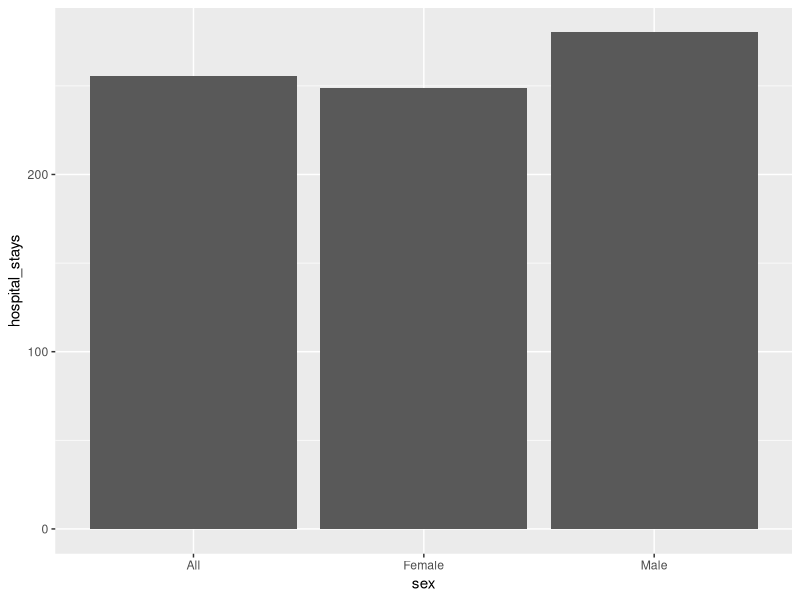
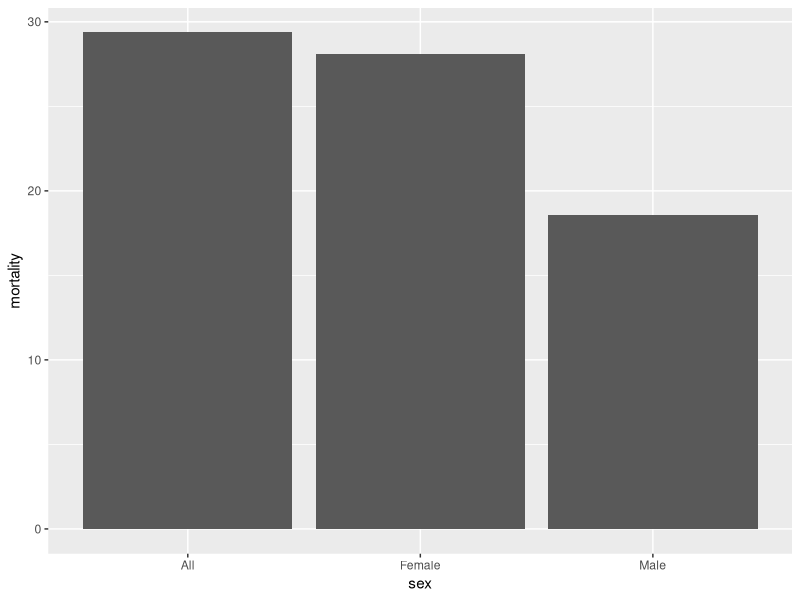
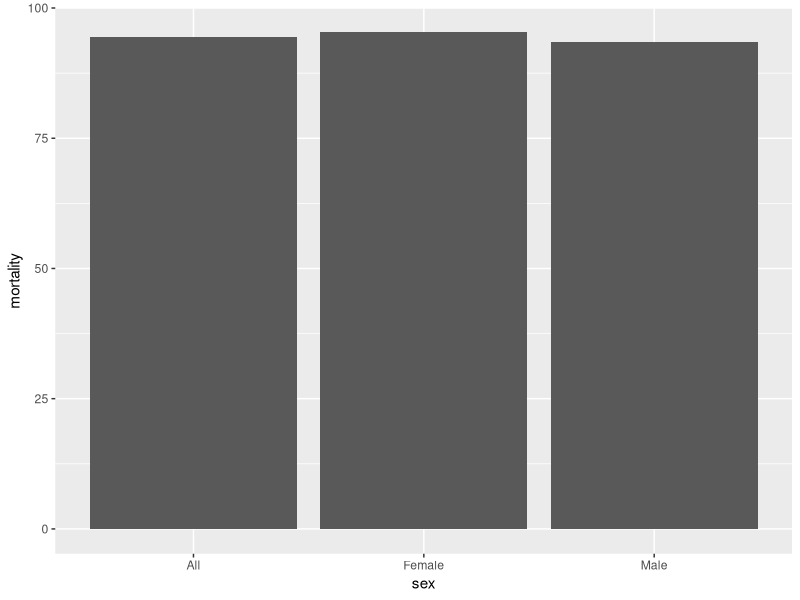
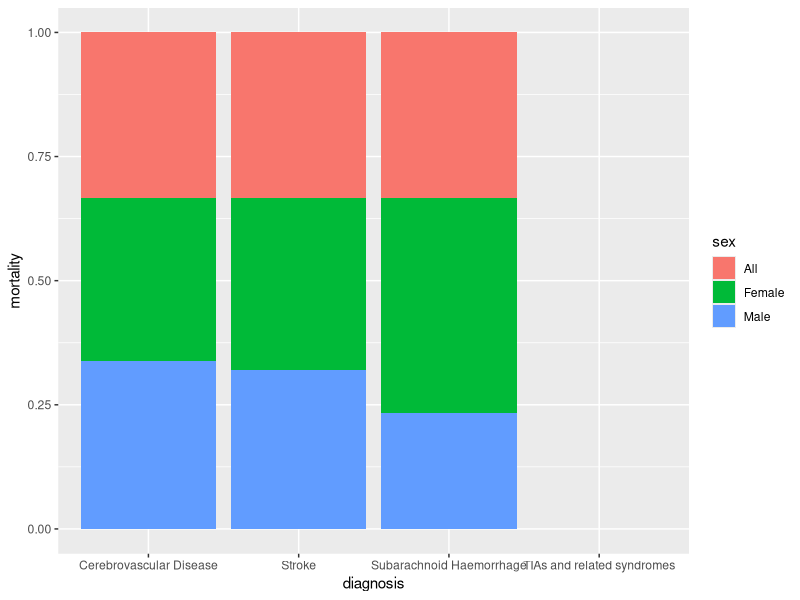
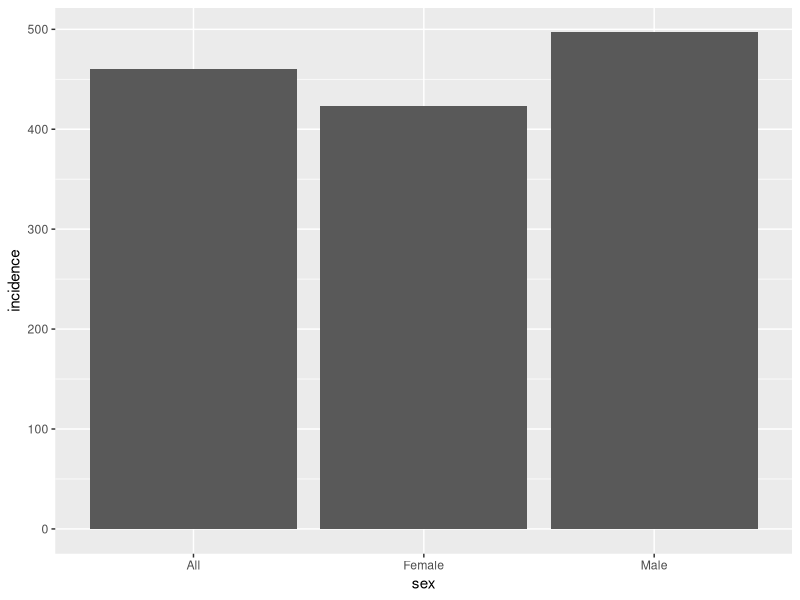
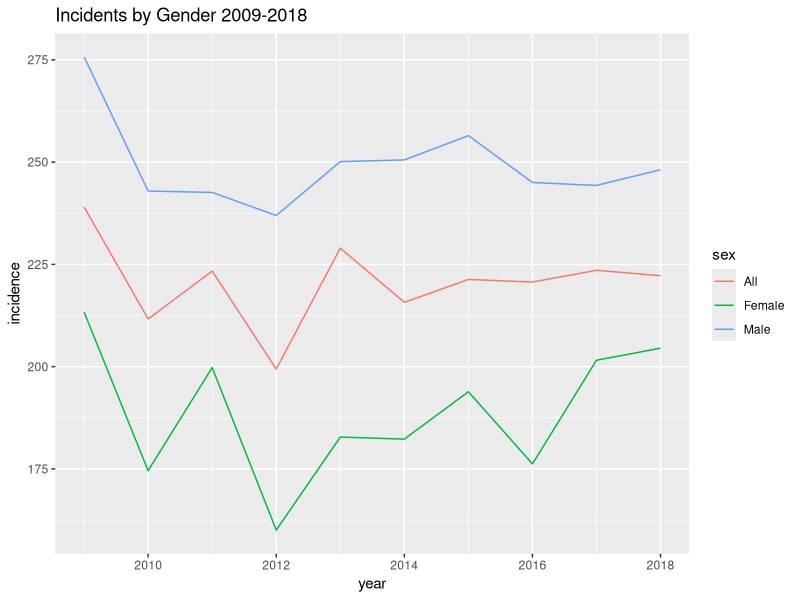
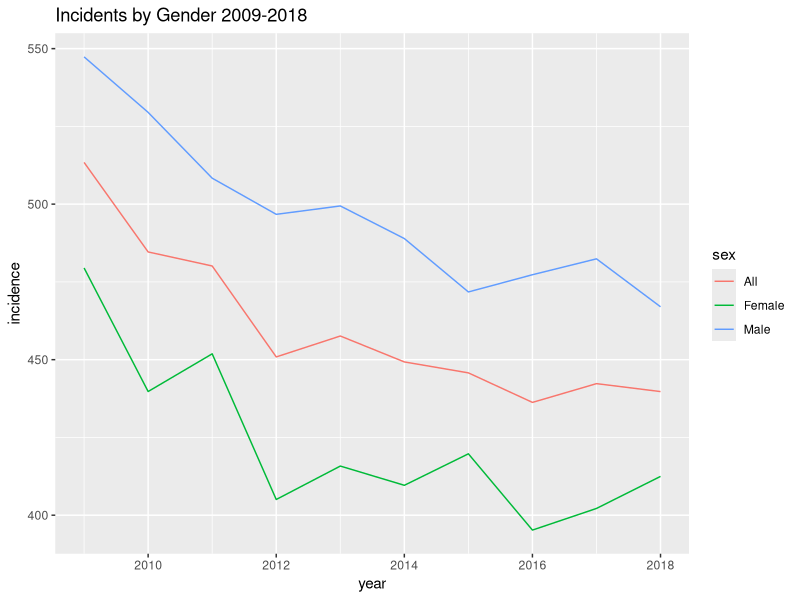
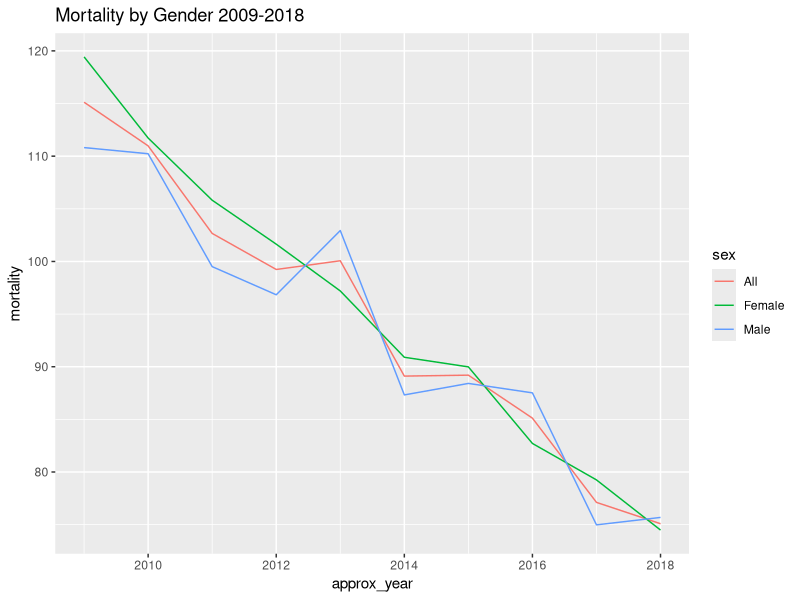

R code for these plots, in order:
## ---- chunk 1
library(tidyverse)
## ---- chunk 2
council_strokesbyca <- read_csv("../../data/clean_data/strokes_byca.csv",
                                col_types = cols(hospitalstays = col_double(),
                                            crude_rate_stays = col_double()))
healthboard_strokesbyhb <- read_csv("../../data/clean_data/strokes_byhb.csv",
                                col_types = cols(hospitalstays = col_double(),
                                            crude_rate_stays = col_double()))

incidence_by_hb <- read_csv("../../data/clean_data/incidence_byhb.csv")
## ---- chunk 3
council_strokesbyca %>% 
  group_by(sex) %>% 
  summarise(hospital_stays = mean(crude_rate_stays, na.rm = TRUE)) %>% 
  ggplot() +
  aes(x = sex, y = hospital_stays) +
  geom_col()
## ---- chunk 4
council_strokesbyca %>% 
  group_by(sex) %>% 
  summarise(mortality = mean(crude_rate_mortality, na.rm = TRUE)) %>% 
  ggplot() +
  aes(x = sex, y = mortality) +
  geom_col()
## ---- chunk 5
council_strokesbyca %>% 
  group_by(sex) %>% 
  summarise(mortality = mean(easr_mortality, na.rm = TRUE)) %>% 
  ggplot() +
  aes(x = sex, y = mortality) +
  geom_col()
## ---- chunk 6
council_strokesbyca %>% 
  group_by(sex, diagnosis) %>%
  summarise(mortality = mean(easr_mortality, na.rm = TRUE)) %>% 
  ggplot() +
    aes(x = diagnosis, y = mortality, group = sex, fill = sex) +
  geom_col(position = "fill")
## ---- chunk 7
incidence_by_hb %>% 
  group_by(sex) %>% 
  summarise(incidence = mean(easr, na.rm = TRUE)) %>% 
  ggplot() +
  aes(x = sex, y = incidence) +
  geom_col()
## ---- chunk 8
incidence_by_hb %>% 
  group_by(sex, year) %>% 
  summarise(incidence = median(easr, na.rm = TRUE)) %>% 
  ggplot() +
  aes(x = year, y = incidence, group = sex, col = sex) +
  geom_line() +
  labs(
    title = "Incidents by Gender 2009-2018"
  )
## ---- chunk 9
incidence_by_hb %>% 
  group_by(sex, year) %>% 
  summarise(incidence = mean(easr, na.rm = TRUE)) %>% 
  ggplot() +
  aes(x = year, y = incidence, group = sex, col = sex) +
  geom_line() +
  labs(
    title = "Incidents by Gender 2009-2018"
  )
## ---- chunk 10
council_strokesbyca %>% 
  group_by(sex, approx_year) %>% 
  summarise(mortality = mean(easr_mortality, na.rm = TRUE)) %>% 
  ggplot() +
  aes(x = approx_year, y = mortality, group = sex, col = sex) +
  geom_line() +
  labs(
    title = "Mortality by Gender 2009-2018"
  )
## ---- chunk 11
council_strokesbyca %>% 
  group_by(age_group) %>% 
  summarise(hospital_stays = mean(crude_rate_stays, na.rm = TRUE)) %>% 
  ggplot() +
  aes(x = age_group, y = hospital_stays) +
  geom_col()
## ---- chunk 12
council_strokesbyca %>% 
  group_by(age_group) %>% 
  summarise(mortality = mean(easr_mortality, na.rm = TRUE)) %>% 
  ggplot() +
  aes(x = age_group, y = mortality) +
  geom_col()
## ---- chunk 13
council_strokesbyca %>% 
  group_by(age_group, approx_year) %>% 
  summarise(hospital_stays = mean(crude_rate_stays, na.rm = TRUE)) %>% 
  ggplot() +
  aes(x = approx_year, y = hospital_stays, group = age_group, col = age_group) +
  geom_line()
## ---- chunk 14
council_strokesbyca %>% 
  group_by(age_group, approx_year) %>% 
  summarise(mortality = mean(easr_mortality, na.rm = TRUE)) %>% 
  ggplot() +
  aes(x = approx_year, y = mortality, group = age_group, col = age_group) +
  geom_line()
## ---- chunk 15
council_strokesbyca %>% 
  group_by(age_group, diagnosis) %>%
  summarise(mortality = mean(easr_mortality, na.rm = TRUE)) %>% 
  ggplot() +
    aes(x = diagnosis, y = mortality, group = age_group, fill = age_group) +
  geom_col(position = "fill")
## ---- chunk 16
council_strokesbyca %>% 
  group_by(age_group, diagnosis) %>%
  summarise(mortality = mean(easr_mortality, na.rm = TRUE)) %>% 
  ggplot() +
    aes(x = age_group, y = mortality, group = diagnosis, fill = diagnosis) +
  geom_col(position = "fill") +
  theme(axis.text.x = element_text(angle = 90, vjust = 0.5, hjust=1)) +
  labs(
    title = "Proportion of diagnoses by age group"
  )
## ---- chunk 17
council_strokesbyca %>% 
  filter(diagnosis == "Subarachnoid Haemorrhage") %>% 
  group_by(age_group, approx_year) %>% 
  summarise(mortality = mean(easr_mortality, na.rm = TRUE)) %>% 
  ggplot() +
  aes(x = approx_year, y = mortality, group = age_group, col = age_group) +
  geom_line()
## ---- chunk 18
council_strokesbyca %>% 
  filter(age_group != "All" & age_group != "under75 years") %>% 
  group_by(age_group, approx_year, diagnosis) %>% 
  summarise(mortality = mean(easr_mortality, na.rm = TRUE)) %>% 
  ggplot() +
  aes(x = approx_year, y = mortality, group = diagnosis, col = diagnosis) +
  geom_line() +
  facet_wrap(~age_group)
## ---- chunk 19
incidence_by_hb %>% 
  group_by(age) %>% 
  summarise(incidence = mean(easr, na.rm = TRUE)) %>% 
  ggplot() +
  aes(x = age, y = incidence) +
  geom_col()
## ---- chunk 20
council_strokesbyca %>% 
  group_by(age_group, sex) %>% 
  summarise(stays = mean(crude_rate_stays, na.rm = TRUE)) %>% 
  ggplot() +
  aes(x = age_group, y = stays, group = sex, fill = sex) +
  geom_col(position = "dodge")
## ---- chunk 21
council_strokesbyca %>% 
  group_by(age_group, sex) %>% 
  summarise(mortality = mean(easr_mortality, na.rm = TRUE)) %>% 
  ggplot() +
  aes(x = age_group, y = mortality, group = sex, fill = sex) +
  geom_col(position = "dodge")
## ---- chunk 22
council_strokesbyca %>% 
  group_by(age_group, sex) %>% 
  summarise(mortality = mean(crude_rate_mortality, na.rm = TRUE)) %>% 
  ggplot() +
  aes(x = age_group, y = mortality, group = sex, fill = sex) +
  geom_col(position = "dodge")
## ---- chunk 23
council_strokesbyca %>% 
  group_by(sex, age_group, diagnosis) %>%
  summarise(mortality = mean(easr_mortality, na.rm = TRUE)) %>% 
  ggplot() +
    aes(x = age_group, y = mortality, group = diagnosis, fill = diagnosis) +
  geom_col(position = "fill") +
  facet_wrap(~sex) +
  theme(axis.text.x = element_text(angle = 90, vjust = 0.5, hjust=1))
## ---- chunk 24
incidence_by_hb %>% 
  group_by(sex, age) %>% 
  summarise(incidence = mean(easr, na.rm = TRUE)) %>% 
  ggplot() +
  aes(x = age, y = incidence, group = sex, fill = sex) +
  geom_col(position = "dodge")
## ---- chunk 25
healthboard_strokesbyhb %>% 
  group_by(healthboard_area_named) %>% 
  summarise(hospital_stays = mean(crude_rate_stays, na.rm = TRUE)) %>% 
  ggplot() +
  aes(x = reorder(healthboard_area_named, -hospital_stays), y = hospital_stays) +
  geom_col() +
  theme(axis.text.x = element_text(angle = 90, vjust = 0.5, hjust=1))
## ---- chunk 26
healthboard_strokesbyhb %>% 
  group_by(healthboard_area_named) %>% 
  summarise(mortality = mean(easr_mortality, na.rm = TRUE)) %>% 
  ggplot() +
  aes(x = reorder(healthboard_area_named, -mortality), y = mortality) +
  geom_col() +
  theme(axis.text.x = element_text(angle = 90, vjust = 0.5, hjust=1))
## ---- chunk 27
incidence_by_hb %>% 
  group_by(health_board) %>% 
  summarise(incidence = mean(easr, na.rm = TRUE)) %>% 
  ggplot(aes(x = reorder(health_board, -incidence), y = incidence)) +
  geom_col() +
  theme(axis.text.x = element_text(angle = 90, vjust = 0.5, hjust=1))
## ---- chunk 28
healthboard_table <- healthboard_strokesbyhb %>% 
  group_by(healthboard_area_named) %>% 
  summarise(hospital_stays = mean(crude_rate_stays, na.rm = TRUE),
            mortality = mean(easr_mortality, na.rm = TRUE)
  ) 

healthboard_table <- incidence_by_hb %>% 
  group_by(health_board) %>% 
  summarise(incidence = mean(easr, na.rm = TRUE)) %>%
  mutate(health_board = if_else(
    str_detect(health_board, "NHS"),
    str_sub(health_board, start = 5, end = -1),
    health_board
    )
  ) %>% 
  full_join(healthboard_table, by = c("health_board" = "healthboard_area_named"))
## ---- chunk 29
healthboard_table %>% 
  ggplot(aes(x = incidence, y = hospital_stays)) +
  geom_point() +
  geom_text(aes(label = health_board), hjust = -.2) +
  labs(
    title = "Comparing incidence rates and hospital visits by Health Board"
  )
## ---- chunk 30
healthboard_table %>% 
  ggplot(aes(x = incidence, y = mortality)) +
  geom_point() +
  geom_smooth(method = "lm", se = FALSE) +
  geom_text(aes(label = health_board), hjust = -.2) +
  labs(
    title = "Mortalities per incident by Health Board"
  )
## ---- chunk 31
# group = health_board, x = year, y = mortality
healthboard_strokesbyhb %>% 
  group_by(healthboard_area_named, approx_year) %>% 
  summarise(mortality = mean(easr_mortality, na.rm = TRUE)) %>% 
  ggplot() +
  aes(x = approx_year, y = mortality, group = healthboard_area_named, col = healthboard_area_named) +
  geom_line() +
  geom_point()
  
## ---- chunk 32
high_mortality_healthboard_2018 <- healthboard_strokesbyhb %>% 
  filter(approx_year == 2018) %>% 
  group_by(healthboard_area_named) %>% 
  summarise(mortality = mean(easr_mortality, na.rm = TRUE)) %>% 
  slice_max(mortality, n = 8) %>% 
  pull(healthboard_area_named)

low_mortality_healthboard_2018 <- healthboard_strokesbyhb %>%  
  filter(approx_year == 2018) %>% 
  group_by(healthboard_area_named) %>% 
  summarise(mortality = mean(easr_mortality, na.rm = TRUE)) %>% 
  slice_min(mortality, n = 9) %>% 
  pull(healthboard_area_named)
## ---- chunk 33
healthboard_strokesbyhb %>% 
  filter(healthboard_area_named %in% high_mortality_healthboard_2018 |
           healthboard_area_named %in% low_mortality_healthboard_2018) %>% 
  mutate(high_low = if_else(
    healthboard_area_named %in% high_mortality_healthboard_2018, "high", "low"
  )) %>% 
  group_by(high_low, approx_year) %>% 
  summarise(mortality = mean(easr_mortality, na.rm = TRUE)) %>% 
  ggplot() +
  aes(x = approx_year, y = mortality, group = high_low, col = high_low) +
  geom_line()
## ---- chunk 34
high_mortality_healthboard <- healthboard_strokesbyhb %>% 
  group_by(healthboard_area_named) %>% 
  summarise(mortality = mean(easr_mortality, na.rm = TRUE)) %>% 
  slice_max(mortality, n = 9) %>% 
  pull(healthboard_area_named)

low_mortality_healthboard <- healthboard_strokesbyhb %>% 
  group_by(healthboard_area_named) %>% 
  summarise(mortality = mean(easr_mortality, na.rm = TRUE)) %>% 
  slice_min(mortality, n = 8) %>% 
  pull(healthboard_area_named)
## ---- chunk 35
healthboard_strokesbyhb %>% 
  filter(healthboard_area_named %in% high_mortality_healthboard |
           healthboard_area_named %in% low_mortality_healthboard) %>% 
  mutate(high_low = if_else(
    healthboard_area_named %in% high_mortality_healthboard, "high", "low"
  )) %>% 
  group_by(high_low, approx_year) %>% 
  summarise(mortality = mean(easr_mortality, na.rm = TRUE)) %>% 
  ggplot() +
  aes(x = approx_year, y = mortality, group = high_low, col = high_low) +
  geom_line()
## ---- chunk 36
healthboard_strokesbyhb %>% 
  group_by(healthboard_area_named, diagnosis) %>%
  summarise(mortality = mean(easr_mortality, na.rm = TRUE)) %>% 
  ggplot() +
    aes(x = healthboard_area_named, y = mortality, group = diagnosis, fill = diagnosis) +
  geom_col(position = "fill") +
  theme(axis.text.x = element_text(angle = 90, vjust = 0.5, hjust=1))
## ---- chunk 37
council_strokesbyca %>% 
  group_by(council_area_named) %>% 
  summarise(hospital_stays = mean(crude_rate_stays, na.rm = TRUE)) %>% 
  ggplot() +
  aes(x = reorder(council_area_named, -hospital_stays), y = hospital_stays) +
  geom_col() +
  theme(axis.text.x = element_text(angle = 90, vjust = 0.5, hjust=1))
## ---- chunk 38
council_strokesbyca %>% 
  group_by(council_area_named) %>% 
  summarise(mortality = mean(easr_mortality, na.rm = TRUE)) %>% 
  ggplot() +
  aes(x = reorder(council_area_named, -mortality), y = mortality) +
  geom_col() +
  theme(axis.text.x = element_text(angle = 90, vjust = 0.5, hjust=1))
## ---- chunk 39
high_mortality_council <- council_strokesbyca %>% 
  group_by(council_area_named) %>% 
  summarise(mortality = mean(easr_mortality, na.rm = TRUE)) %>% 
  slice_max(mortality, n = 10) %>% 
  pull(council_area_named)

low_mortality_council <- council_strokesbyca %>% 
  group_by(council_area_named) %>% 
  summarise(mortality = mean(easr_mortality, na.rm = TRUE)) %>% 
  slice_min(mortality, n = 10) %>% 
  pull(council_area_named)
## ---- chunk 40
council_strokesbyca %>% 
  filter(council_area_named %in% high_mortality_council |
           council_area_named %in% low_mortality_council) %>% 
  mutate(high_low = if_else(
    council_area_named %in% high_mortality_council, "high", "low"
  )) %>% 
  group_by(high_low, approx_year) %>% 
  summarise(mortality = mean(easr_mortality, na.rm = TRUE)) %>% 
  ggplot() +
  aes(x = approx_year, y = mortality, group = high_low, col = high_low) +
  geom_line()
## ---- chunk 41
high_mortality_council_2018 <- council_strokesbyca %>% 
  filter(approx_year == 2018) %>% 
  group_by(council_area_named) %>% 
  summarise(mortality = mean(easr_mortality, na.rm = TRUE)) %>% 
  slice_max(mortality, n = 10) %>% 
  pull(council_area_named)

low_mortality_council_2018 <- council_strokesbyca %>%  
  filter(approx_year == 2018) %>% 
  group_by(council_area_named) %>% 
  summarise(mortality = mean(easr_mortality, na.rm = TRUE)) %>% 
  slice_min(mortality, n = 10) %>% 
  pull(council_area_named)
## ---- chunk 42
council_strokesbyca %>% 
  filter(council_area_named %in% high_mortality_council_2018 |
           council_area_named %in% low_mortality_council_2018) %>% 
  mutate(high_low = if_else(
    council_area_named %in% high_mortality_council_2018, "high", "low"
  )) %>% 
  group_by(high_low, approx_year) %>% 
  summarise(mortality = mean(easr_mortality, na.rm = TRUE)) %>% 
  ggplot() +
  aes(x = approx_year, y = mortality, group = high_low, col = high_low) +
  geom_line() +
  labs(
    title = "Adjusted mortality rates by council",
    subtitle = "Mortality rates for the 10 highest and lowest adjusted mortality rates from stroke in 2018 using mean"
  )
## ---- chunk 43
council_strokesbyca %>% 
  group_by(council_area_named, approx_year) %>% 
  summarise(mortality = mean(easr_mortality, na.rm = TRUE)) %>% 
  ggplot() +
  aes(x = approx_year, y = mortality, group = council_area_named, col = council_area_named) +
  geom_line()
## ---- chunk 44
high_mortality_council_2018_median <- council_strokesbyca %>% 
  filter(approx_year == 2018) %>% 
  group_by(council_area_named) %>% 
  summarise(mortality = median(easr_mortality, na.rm = TRUE)) %>% 
  slice_max(mortality, n = 10) %>% 
  pull(council_area_named)

low_mortality_council_2018_median <- council_strokesbyca %>%  
  filter(approx_year == 2018) %>% 
  group_by(council_area_named) %>% 
  summarise(mortality = median(easr_mortality, na.rm = TRUE)) %>% 
  slice_min(mortality, n = 10) %>% 
  pull(council_area_named)
## ---- chunk 45
council_strokesbyca %>% 
  filter(council_area_named %in% high_mortality_council_2018_median |
           council_area_named %in% low_mortality_council_2018_median) %>% 
  mutate(high_low = if_else(
    council_area_named %in% high_mortality_council_2018_median, "high", "low"
  )) %>% 
  group_by(high_low, approx_year) %>% 
  summarise(mortality = median(easr_mortality, na.rm = TRUE)) %>% 
  ggplot() +
  aes(x = approx_year, y = mortality, group = high_low, col = high_low) +
  geom_line() +
  labs(
    title = "Adjusted mortality rates by council",
    subtitle = "Mortality rates for the 10 highest and lowest adjusted mortality rates from stroke in 2018 using median"
  )
